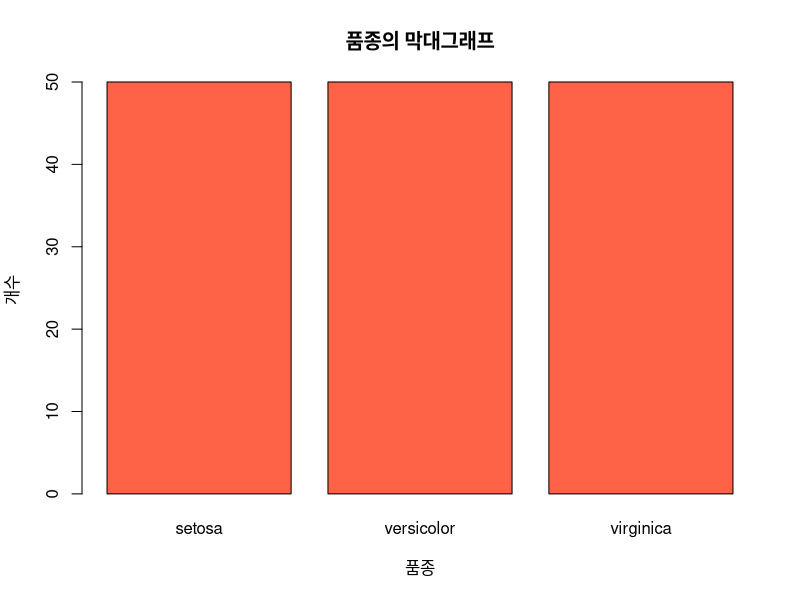
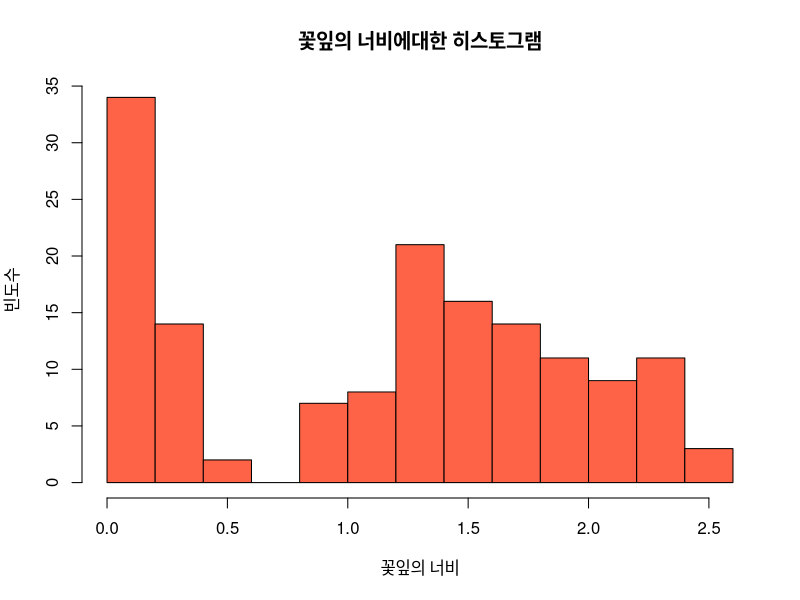
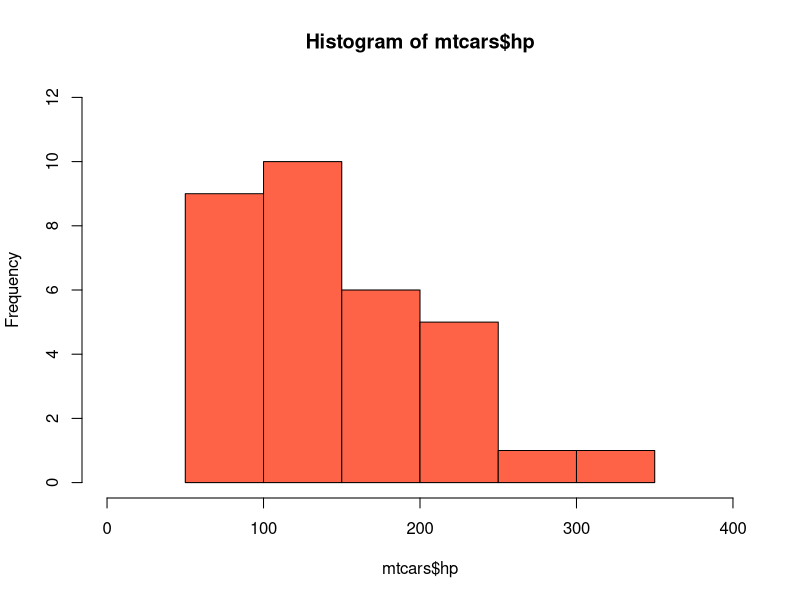
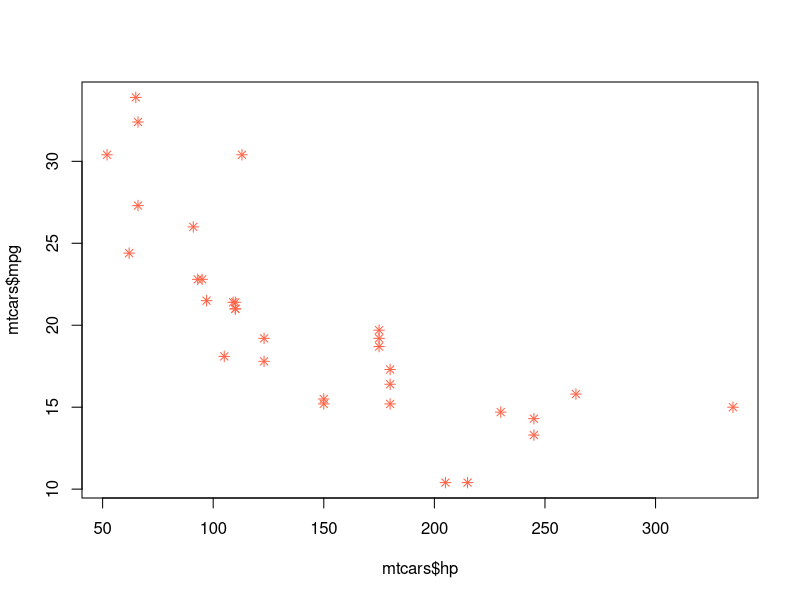
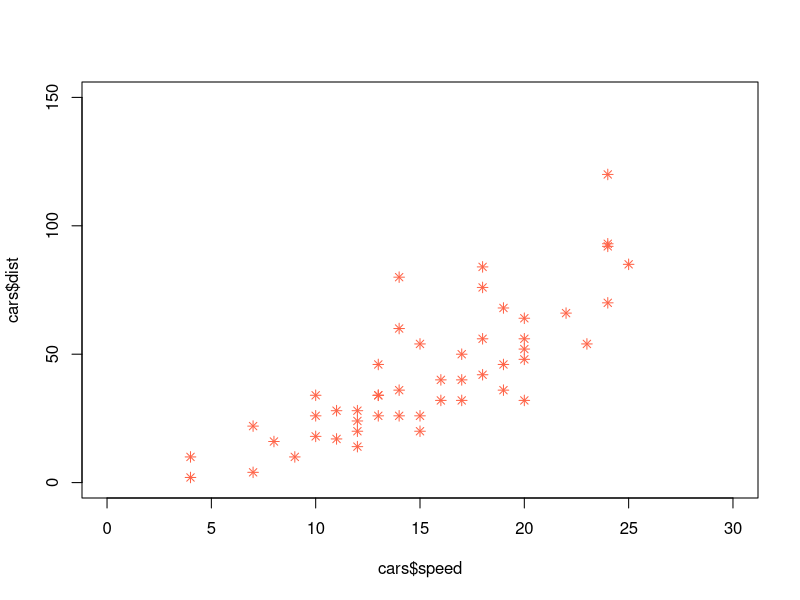

R code for these plots, in order:
v <- c(10,20,30,40,50,60,70)
v

v[1]
v[7]

v[1:3]
v[3:6]

v[c(1,3,4,7)]
v[-1]

v[c(T,T)]

# 1에서 100까지의 수 중엣 7의 배수의 합?
n <- 1:100
n 
seq(7,100,7)
sum(seq(7,100,7))

v <- 1:100
sum(v[v%%7 == 0]) 


v <- c()
for (i in 1:10){
  v[i] <- i
}
v

iris$Sepal.Length
iris$Species

f <- factor(c(1,2,1,2),
            levels = 1:3,
            labels = c('Male','Female','TG')) 
f
levels(f)

f[1]
f[f == 'Female']
f[6] <- 'Male'
f

f[7]<-'TG'
f


v.1 <- c(1,2,3)
v.2 <- c('F','F','M')
c(v.1,v.2)

lst <- list(id = v.1 , gender = factor(v.2))
lst

lst$id
lst$gender

n <- 32

# n의 약수를 모두 출력하시오
# 반복문은 사용하지마시오.
v <- 1:n
length(v[n %% v == 0])
n%%v
n%%v==0
v[n%%v==0]
length(v[n%%v==0])


# nrow 행갯수 파악


# Petal.length가 평균보다 큰 데이터의
# Petal.Width 평균값은 얼마인가?

#iris
#iris[mean(iris.petal.Length < petal.Length)]

#iris[mean(iris.Petal.Length < petal.Length),mean(Petal.Width)]
iris
mean(iris$Petal.Length)
mean(iris[iris$Petal.Length > mean(iris$Petal.Length), "Petal.Width"])


my.fun <- function(x,y,z){
  cat(x,y,z,'\n')
  return(x+y*2+z*3)
}
my.fun
my.fun(1,2,3)

my.fun(1,2, x=3)

my.fun(z=1,2, x=3)


my.fun <- function(x,y,z=0){
  cat(x,y,z,'\n')
  return(x+y*2+z*3)
}
my.fun(1,2)


# n 의 약수 구하기

divisor <-function (n) {
  # to do
  v <- 1:n
   x <-v[ n %% v == 0]
  return (x)
}
divisor(n = 32)

divisor <-function (n) {
  # to do
  v <- 1:n
  x <-v[ n %% v == 0]
  x
}
divisor(n = 32)

divisor <-function (n) {
  # to do
  v <- 1:n
  v[ n %% v == 0]
}
divisor(n = 32)


divisor <-function (n) {
  # to do
  length((1:n)[ n %% (1:n) == 0])
}
divisor(n = 32)

divisor <-function (n) length((1:n)[ n %% (1:n) == 0])
divisor(n = 32)

div.cnt <-function (n) length((1:n)[ n %% (1:n) == 0])
div.cnt(n = 32)


f1 <- function(n) n ^ 2
sapply(1:9, FUN = f1)# n값에 제곱, 즉,, 1~9까지 제곱됨


# 1~5장 연슨문제

1.
barplot(table(iris$Species),col = 'tomato', main = '품종의 막대그래프',xlab = '품종', ylab = '개수')

2.
hist(iris$Petal.Width,col = 'tomato',main = '꽃잎의 너비에대한 히스토그램',xlab = '꽃잎의 너비', ylab = '빈도수')
mean(iris$Petal.Width)
sd(iris$Petal.Width)
var(iris$Petal.Width)

3.
hist(mtcars$hp, col = 'tomato',xlim = c(0,400),ylim = c(0,12))
plot(mtcars$hp, mtcars$mpg, pch=8, col='tomato')

4.
length(cars)
summary(cars)
length(summary(cars))

plot(cars$speed,cars$dist, pch=8, col='tomato'
     ,xlim = c(0,30),ylim = c(0,150))

5.


6.
n <- 15
order <-'다이어트'
if (n%%15 == 0){
  order <- "피자나라치킨공주"
} else if (n%%3 == 0){
  order <- "피자"
} else if (n%%5 == 0){
  order <- '치킨'  
} else {
  order <- '다이어트'
} 

order



'파이애플파이'
'다음카ㅏㅏㅏㅏㅏㅏㅏ페'
''